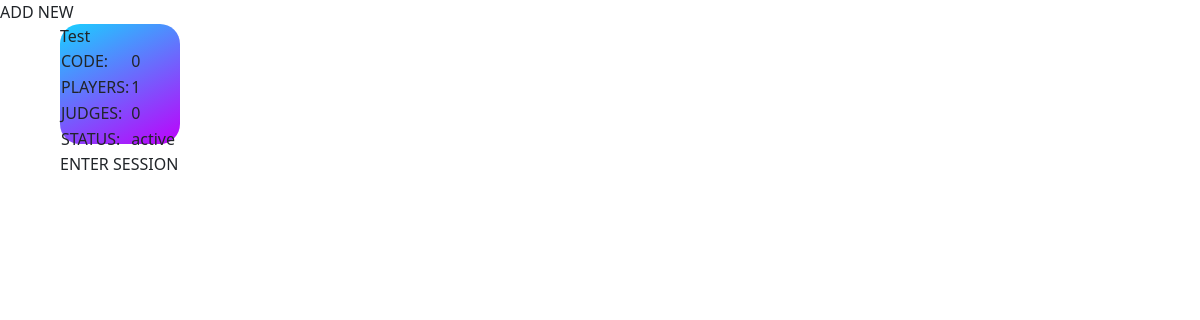
/shots/sessions/ (signed in), run on an earlier commit of the app's database.
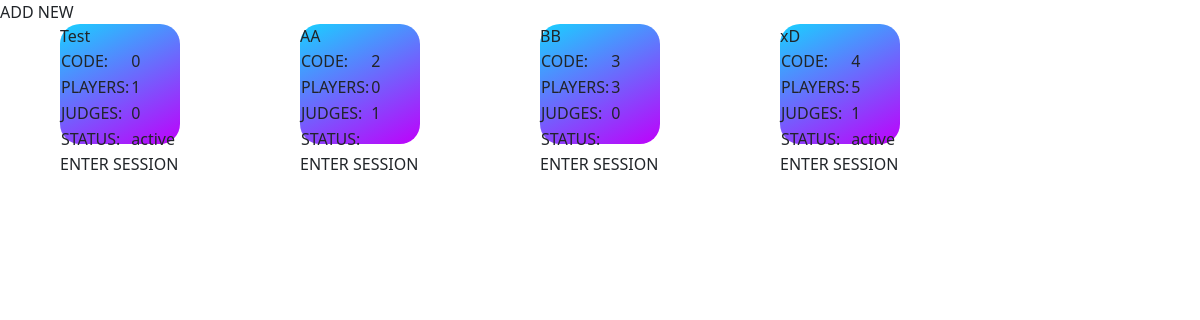
And on a later commit of the database.
### shots/models.py (models this page shows)
class Session(models.Model):
    code = models.CharField(max_length=255)
    name = models.CharField(max_length=255)
    players = models.ManyToManyField(Player)
    judges = models.ManyToManyField(settings.AUTH_USER_MODEL)
    status = models.CharField(max_length=255, default='lobby') #lobby, active, ended

### shots/views.py (the view)
# urls.py: path('sessions/', sessions_view, name='sessions'),
@login_required
def sessions_view(request):
    sessions = Session.objects.all()
    return render(request, 'sessions.html', {'sessions': sessions})

### templates/sessions.html (shortened to what this page needs)
{% load static %}
{% load bootstrap %}
<!DOCTYPE html>
<html lang="en">
<head>
  <link rel="stylesheet" href="{% static 'css/sessions.css' %}">
  <link rel="stylesheet" href="https://cdn.jsdelivr.net/npm/bootstrap@5.1.3/dist/css/bootstrap.min.css">
</head>
<body>
  <div class="sessionsBar">
    <div class="sessionsButton" onclick="window.location.href='/shots/sessionCreator'">
      ADD NEW
    </div>
  </div>
  <div class="sessionsGrid">
    {% for session in sessions %}
    <div class="sessionTile">
      <div class="sessionName">{{ session.name }}</div>
      <table class="sessionTable">
        <tr><td>CODE:</td><td>{{ session.code }}</td></tr>
        <tr><td>PLAYERS:</td><td>{{ session.players.count }}</td></tr>
        <tr><td>JUDGES:</td><td>{{ session.judges.count }}</td></tr>
        <tr><td>STATUS:</td><td>{{ session.status }}</td></tr>
      </table>
      <div class="sessionButton" onclick="window.location.href='/shots/session/{{ session.code }}'">ENTER SESSION</div>
    </div>
    {% endfor %}
  </div>
</body>

### static/css/sessions.css (style rules this page uses)
.sessionsGrid { display: grid; grid-template-columns: repeat(5, 1fr); grid-template-rows: auto; }
.sessionTile { place-self: center; width: 10vw; height: 10vw; background: linear-gradient(333deg, rgba(191,0,251,1) 0%, rgba(25,209,255,1) 100%); border-radius: 20px; }

What changed in the data, as far as the page shows it:
added Session: name "AA", code "2", players.count "0", judges.count "1"
added Session: name "BB", code "3", players.count "3", judges.count "0"
added Session: name "xD", code "4", players.count "5", judges.count "1", status "active"
